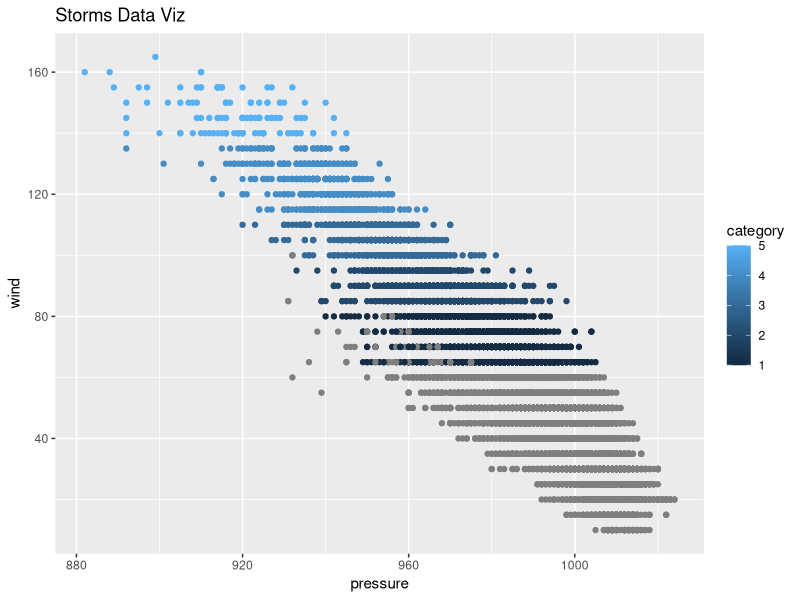

Write the R code that produced this figure.
## ---- chunk 1
library(tidyverse)
library(ggplot2)

glimpse(storms)

storms |>
  ggplot() +
  geom_point(mapping = aes(x = pressure, 
                           y = wind, 
                           color = category)) +
  labs(title = "Storms Data Viz")

